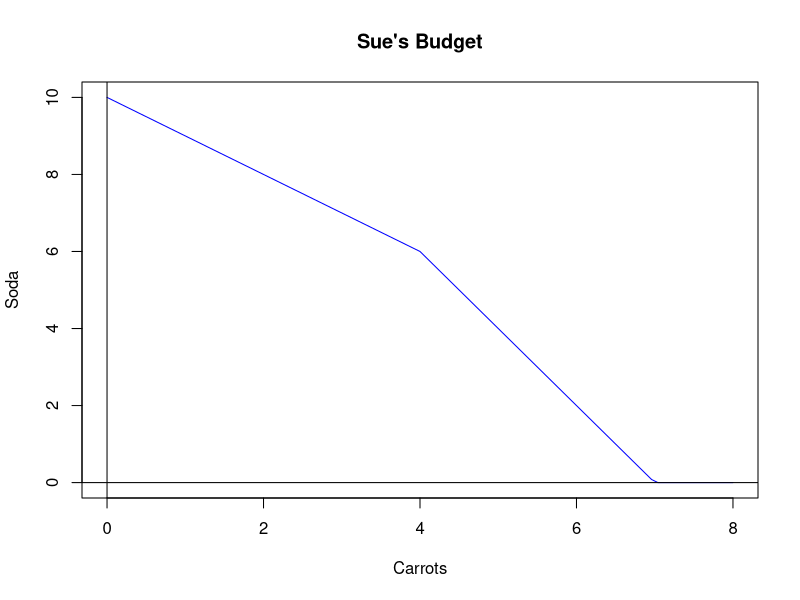

Source code (R):
## ---- chunk 1
knitr::opts_chunk$set(echo = TRUE)
## ---- chunk 2

func <- function(x){(0 <= x & x < 4)*(10-x)+(4 <= x & x < 7)*(14-2*x)}
vectFunc <- Vectorize(func)
plot(vectFunc,0,8, type = "l", col = "blue", ylab = "Soda", xlab = "Carrots", main = "Sue's Budget")
abline(v = 0, h = 0)

